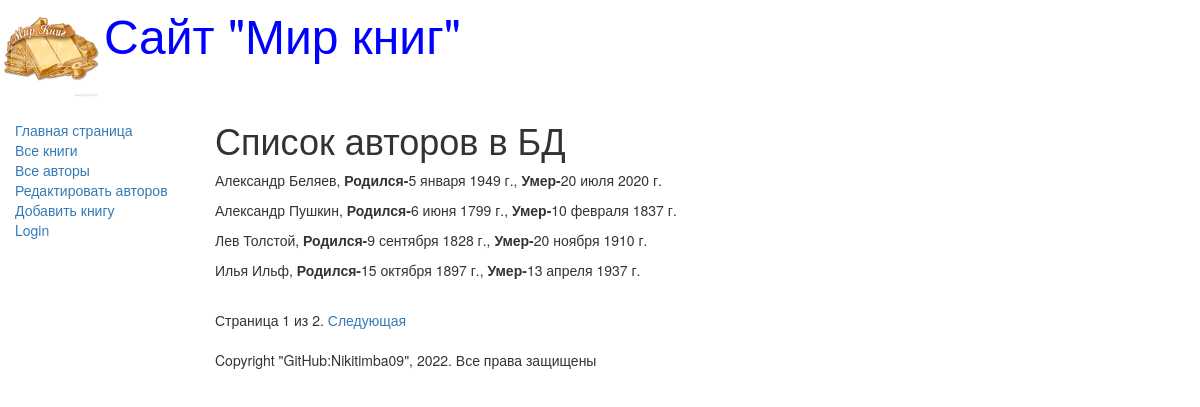
Screenshot of /authors/ with the database file from the repository.
### catalog/models.py (models this page shows, shortened)
class Author(models.Model):
    first_name = models.CharField(max_length=100,
                                  help_text=" Введите имя автора",
                                  verbose_name='Имя автора')
    last_name = models.CharField(max_length=100,
                                 help_text=" Введите фамилию автора",
                                 verbose_name='Фамилия автора')
    date_of_birth = models.DateField(help_text='Введите дату рождения',
                                     verbose_name="Дата рождения",
                                     null=True, blank=True)
    date_of_death = models.DateField(help_text='Введите дату смерти',
                                     verbose_name="Дата смерти",
                                     null=True, blank=True)

### catalog/views.py (the view)
# urls.py: re_path(r'^authors/$', views.AuthorListView.as_view(), name='authors'),
class AuthorListView(generic.ListView):
    model = Author
    paginate_by = 4

### catalog/templates/catalog/author_list.html
{% extends "base_generic.html" %}
{% block content %}
    <h1>Список авторов в БД</h1>
   {% if author_list %}
       {% for author in author_list.all %}
        <p>{{ author.first_name}}  {{author.last_name}},
           <strong>Родился-</strong>{{author.date_of_birth}},
           <strong>Умер-</strong>{{author.date_of_death}}</p>
      {% endfor %}
   {% else %}
      <p>В базе данных нет авторов</p>
    {% endif %}
{% endblock %}

### rows the page displays
Author: first_name "Александр", last_name "Беляев", date_of_birth "5 января 1949 г.", date_of_death "20 июля 2020 г."
Author: first_name "Александр", last_name "Пушкин", date_of_birth "6 июня 1799 г.", date_of_death "10 февраля 1837 г."
Author: first_name "Лев", last_name "Толстой", date_of_birth "9 сентября 1828 г.", date_of_death "20 ноября 1910 г."
Author: first_name "Илья", last_name "Ильф", date_of_birth "15 октября 1897 г.", date_of_death "13 апреля 1937 г."

### other values shown
{{ page_obj.number }} "1"
{{ page_obj.paginator.num_pages }} "2"
